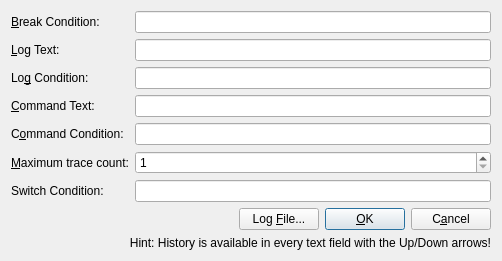
<?xml version="1.0" encoding="UTF-8"?>
<ui version="4.0">
 <class>SimpleTraceDialog</class>
 <widget class="QDialog" name="SimpleTraceDialog">
  <property name="geometry">
   <rect>
    <x>0</x>
    <y>0</y>
    <width>502</width>
    <height>244</height>
   </rect>
  </property>
  <property name="windowTitle">
   <string/>
  </property>
  <layout class="QGridLayout" name="gridLayout">
   <item row="8" column="0" colspan="2">
    <widget class="QLabel" name="lblHint">
     <property name="text">
      <string>Hint: History is available in every text field with the Up/Down arrows!</string>
     </property>
     <property name="alignment">
      <set>Qt::AlignRight|Qt::AlignTrailing|Qt::AlignVCenter</set>
     </property>
    </widget>
   </item>
   <item row="5" column="1">
    <widget class="QSpinBox" name="spinMaxTraceCount">
     <property name="minimum">
      <number>1</number>
     </property>
     <property name="maximum">
      <number>2147483647</number>
     </property>
    </widget>
   </item>
   <item row="5" column="0">
    <widget class="QLabel" name="lblMaxTraceCount">
     <property name="sizePolicy">
      <sizepolicy hsizetype="Maximum" vsizetype="Preferred">
       <horstretch>0</horstretch>
       <verstretch>0</verstretch>
      </sizepolicy>
     </property>
     <property name="text">
      <string>&amp;Maximum trace count:</string>
     </property>
     <property name="buddy">
      <cstring>spinMaxTraceCount</cstring>
     </property>
    </widget>
   </item>
   <item row="7" column="1">
    <layout class="QHBoxLayout" name="horizontalLayout">
     <item>
      <spacer name="horizontalSpacer">
       <property name="orientation">
        <enum>Qt::Horizontal</enum>
       </property>
       <property name="sizeHint" stdset="0">
        <size>
         <width>40</width>
         <height>20</height>
        </size>
       </property>
      </spacer>
     </item>
     <item>
      <widget class="QPushButton" name="btnLogFile">
       <property name="text">
        <string>Log &amp;File...</string>
       </property>
      </widget>
     </item>
     <item>
      <widget class="QPushButton" name="btnOk">
       <property name="sizePolicy">
        <sizepolicy hsizetype="Maximum" vsizetype="Fixed">
         <horstretch>0</horstretch>
         <verstretch>0</verstretch>
        </sizepolicy>
       </property>
       <property name="text">
        <string>&amp;OK</string>
       </property>
       <property name="default">
        <bool>true</bool>
       </property>
      </widget>
     </item>
     <item>
      <widget class="QPushButton" name="btnCancel">
       <property name="sizePolicy">
        <sizepolicy hsizetype="Maximum" vsizetype="Fixed">
         <horstretch>0</horstretch>
         <verstretch>0</verstretch>
        </sizepolicy>
       </property>
       <property name="text">
        <string>C&amp;ancel</string>
       </property>
      </widget>
     </item>
    </layout>
   </item>
   <item row="0" column="1">
    <widget class="HistoryLineEdit" name="editBreakCondition"/>
   </item>
   <item row="0" column="0">
    <widget class="QLabel" name="lblBreakCondition">
     <property name="text">
      <string>&amp;Break Condition:</string>
     </property>
     <property name="buddy">
      <cstring>editBreakCondition</cstring>
     </property>
    </widget>
   </item>
   <item row="2" column="1">
    <widget class="HistoryLineEdit" name="editLogCondition"/>
   </item>
   <item row="1" column="1">
    <widget class="HistoryLineEdit" name="editLogText"/>
   </item>
   <item row="2" column="0">
    <widget class="QLabel" name="lblLogCondition">
     <property name="text">
      <string>Lo&amp;g Condition:</string>
     </property>
     <property name="buddy">
      <cstring>editLogCondition</cstring>
     </property>
    </widget>
   </item>
   <item row="1" column="0">
    <widget class="QLabel" name="lblLogText">
     <property name="text">
      <string>&amp;Log Text:</string>
     </property>
     <property name="buddy">
      <cstring>editLogText</cstring>
     </property>
    </widget>
   </item>
   <item row="3" column="0">
    <widget class="QLabel" name="lblCommandText">
     <property name="text">
      <string>&amp;Command Text:</string>
     </property>
     <property name="buddy">
      <cstring>editCommandText</cstring>
     </property>
    </widget>
   </item>
   <item row="4" column="0">
    <widget class="QLabel" name="lblCommandCondition">
     <property name="text">
      <string>C&amp;ommand Condition:</string>
     </property>
     <property name="buddy">
      <cstring>editCommandCondition</cstring>
     </property>
    </widget>
   </item>
   <item row="4" column="1">
    <widget class="HistoryLineEdit" name="editCommandCondition"/>
   </item>
   <item row="3" column="1">
    <widget class="HistoryLineEdit" name="editCommandText"/>
   </item>
   <item row="6" column="1">
    <widget class="HistoryLineEdit" name="editSwitchCondition"/>
   </item>
   <item row="6" column="0">
    <widget class="QLabel" name="lblSwitchCondition">
     <property name="text">
      <string>Switch Condition:</string>
     </property>
    </widget>
   </item>
  </layout>
 </widget>
 <customwidgets>
  <customwidget>
   <class>HistoryLineEdit</class>
   <extends>QLineEdit</extends>
   <header>HistoryLineEdit.h</header>
  </customwidget>
 </customwidgets>
 <tabstops>
  <tabstop>editBreakCondition</tabstop>
  <tabstop>editLogText</tabstop>
  <tabstop>editLogCondition</tabstop>
  <tabstop>editCommandText</tabstop>
  <tabstop>editCommandCondition</tabstop>
  <tabstop>spinMaxTraceCount</tabstop>
  <tabstop>editSwitchCondition</tabstop>
  <tabstop>btnLogFile</tabstop>
  <tabstop>btnOk</tabstop>
  <tabstop>btnCancel</tabstop>
 </tabstops>
 <resources/>
 <connections>
  <connection>
   <sender>btnCancel</sender>
   <signal>clicked()</signal>
   <receiver>SimpleTraceDialog</receiver>
   <slot>reject()</slot>
   <hints>
    <hint type="sourcelabel">
     <x>491</x>
     <y>214</y>
    </hint>
    <hint type="destinationlabel">
     <x>501</x>
     <y>153</y>
    </hint>
   </hints>
  </connection>
 </connections>
</ui>
